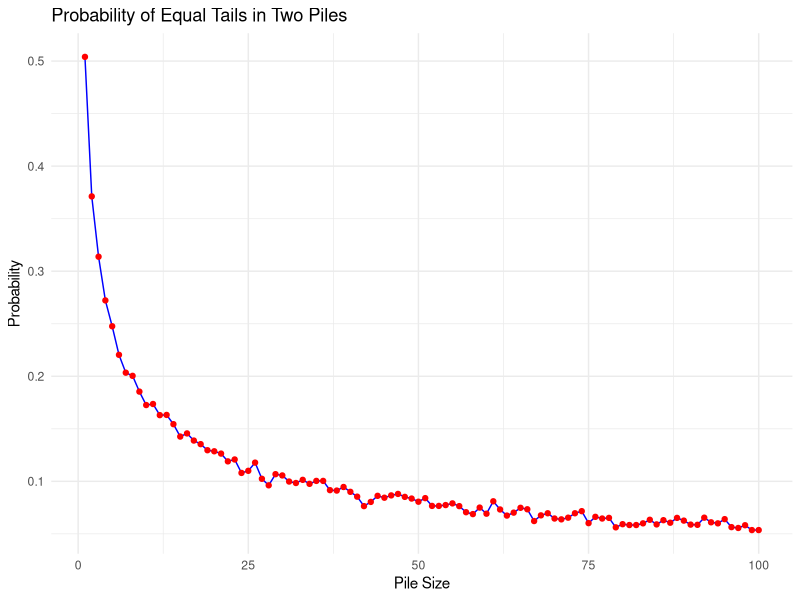

The R script that drew this image:
## ---- chunk 1
library(purrr)
coin_flip <- c(0, 1)

flip_coins <- function(num_coins) {
  left_pile <- sample(coin_flip, size = num_coins, replace = TRUE)
  right_pile <- sample(coin_flip, size = num_coins, replace = TRUE)
  
  tails_match <- ifelse(sum(left_pile) == sum(right_pile), 1, 0)
  return (tails_match)
}

coin_simulation <- function(num_coins, num_iterations) {
  results <- map_dbl(c(1:num_iterations), ~flip_coins(num_coins = num_coins)) 
  probability_same_tails <- mean(results)
  return(probability_same_tails)
}

coin_simulation(50, 100000)
## ---- chunk 2
library(ggplot2)

num_coins <- (1:100)

results_100 <- map_dbl(num_coins, coin_simulation, num_iterations = 5000)
results_df <- data.frame(num_coins = num_coins, probability = results_100)


ggplot(results_df, aes(x = num_coins, y = probability)) +
  geom_line(color = "blue") +
  geom_point(color = "red") +
  labs(
    title = "Probability of Equal Tails in Two Piles",
    x = "Pile Size",
    y = "Probability"
  ) +
  theme_minimal()
